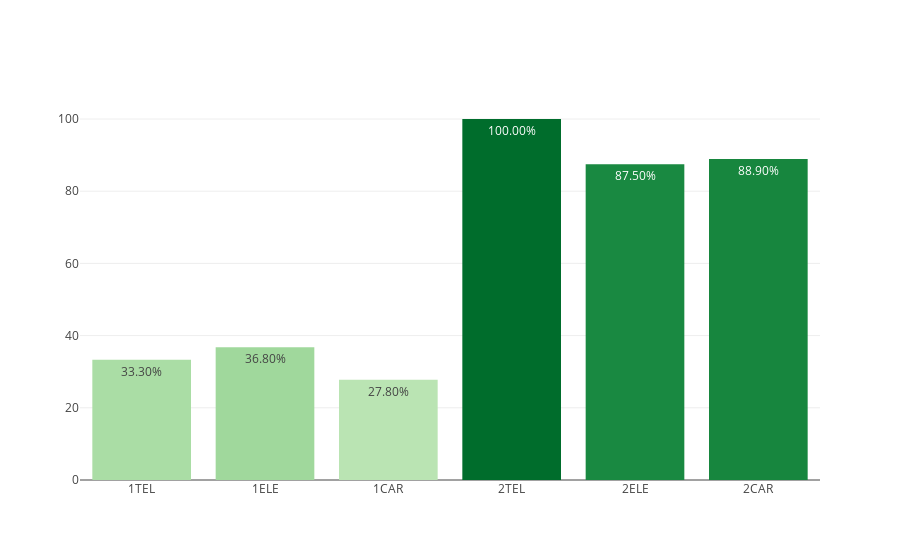

Notebook cell for this chart:
### Markdown cell above
## CICLOS FORMATIVOS DE GRADO MEDIO

### Code cell
dfc_CFGM = loaders.get_data_by_stages(dfc, 'CFGM')
myplotly.bar_simple(dfc_CFGM.index, dfc_CFGM['éxito'])

### Figure 1 — Plotly figure (JSON) as saved in the notebook; plotly's stock layout.template omitted (floating-point values rounded to 4 significant figures)
{"data": [{"hoverinfo": "x+text", "marker": {"color": [33.3, 36.8, 27.8, 100, 87.5, 88.9], "colorscale": [[0, "rgb(186,228,179)"], [0.3333, "rgb(116,196,118)"], [0.6667, "rgb(49,163,84)"], [1, "rgb(0,109,44)"]]}, "text": ["33.30%", "36.80%", "27.80%", "100.00%", "87.50%", "88.90%"], "type": "bar", "uid": "53e08ef3-aada-4c66-9c8e-44e7b1c8a387", "x": ["1TEL", "1ELE", "1CAR", "2TEL", "2ELE", "2CAR"], "y": [33.3, 36.8, 27.8, 100, 87.5, 88.9]}], "layout": {"title": {"text": ""}}}
